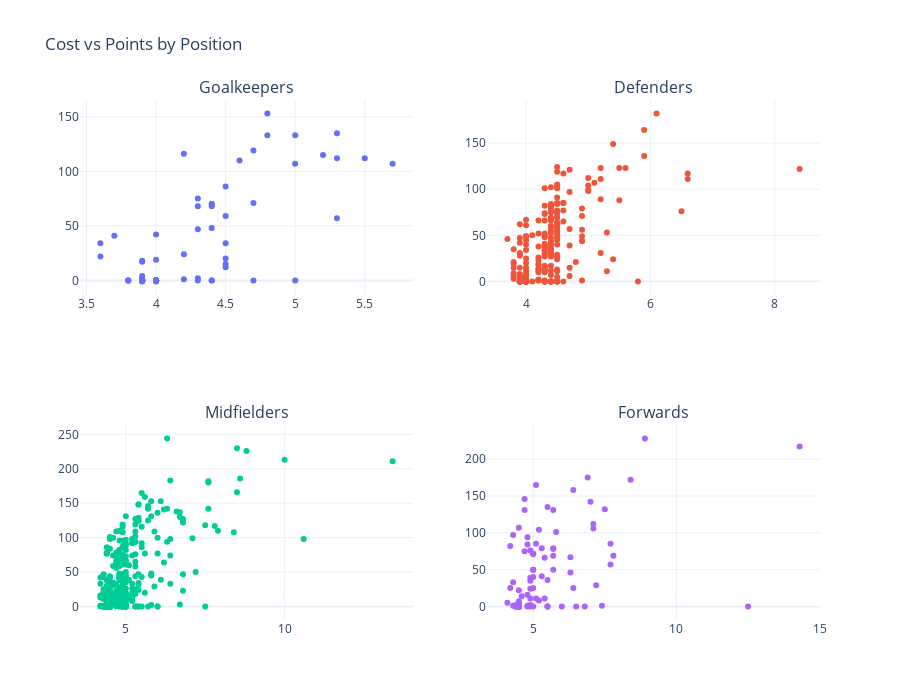

The cell this chart's notebook holds for it:
### Markdown cell above
On the chart above every dot represents a player, the more the point is to the right the higher is the player's value, the higher the dot is the higher the number of points, and the color represents positions of the players (see the legend above the chart).

It's obvious that the midfielders and forwards cost than players in other two positions. Spending above 8 almost certainly gets you at least 100 points, while there is a big difference when spending between 5.5 and 8. Picking the right players in that range could be where the users with best ranking make the difference.

The distribution of dots for every position shows that in lower ranges of value for each positions, spending additional budget should get you more points, but as the player values rise, you get certainty that the player will not go below certain threshold, not necessarily more points.

In order to determine where the budget can be saved in each of the position, looking at chart like the one above by position will help.

### Code cell
fig = make_subplots(rows=2, cols=2,
                    subplot_titles=("Goalkeepers", "Defenders", "Midfielders", "Forwards"))

trace1 = go.Scatter(x=goalkeepers['now_cost'], 
                    y=goalkeepers['total_points'], 
                    mode='markers',
                    name='Goalkeepers')
fig.add_trace(trace1, row=1, col=1)

trace2 = go.Scatter(x=defenders['now_cost'], 
                    y=defenders['total_points'], 
                    mode='markers',
                    name='Defenders')
fig.add_trace(trace2, row=1, col=2)

trace3 = go.Scatter(x=midfielders['now_cost'], 
                    y=midfielders['total_points'], 
                    mode='markers',
                    name='Midfielders')
fig.add_trace(trace3, row=2, col=1)

trace4 = go.Scatter(x=forwards['now_cost'], 
                    y=forwards['total_points'], 
                    mode='markers',
                    name='Forwards')
fig.add_trace(trace4, row=2, col=2)

fig.update_layout(
    title_text="Cost vs Points by Position",
    showlegend=False,
    template='plotly_white',
    height=700
)

### Figure 1 — Plotly figure (JSON) as saved in the notebook; plotly's stock layout.template omitted (floating-point values rounded to 4 significant figures; data arrays with more than 128 entries replaced by an {"elided": "..."} marker saying what was removed)
{"data": [{"mode": "markers", "name": "Goalkeepers", "type": "scatter", "x": [4.5, 4, 5.3, 4, 5.2, 3.9, 4, 4, 4, 4, 4, 3.9, 4, 4.6, 3.9, 4, 4.3, 4, 3.9, 4, 4.7, 3.9, 4, 4, 3.9, 4, 4, 4.4, 3.9, 4.3, 4, 3.9, 4.4, 4.5, 5, 4, 4, 3.9, 4, 4.7, 4, 4, 4.4, 4.3, 3.9, 3.9, 4.4, 4.8, 3.9, 3.9, 4, 4.8, 3.9, 4, 3.8, 5.7, 3.6, 4, 4, 4, 4.2, 4, 4.5, 4.4, 3.8, 5.5, 3.6, 3.9, 3.9, 5, 4, 3.9, 4, 4, 4.3, 3.9, 5.3, 3.9, 3.7, 3.9, 4.3, 3.9, 4.5, 4.5, 3.9, 4, 4.4, 4.5, 3.9, 3.8, 4.7, 5.3, 3.9, 4.2, 4.2, 4, 3.9, 3.9, 5, 4], "xaxis": "x", "y": [20, 0, 135, 0, 115, 17, 0, 0, 0, 0, 0, 0, 0, 110, 0, 19, 2, 0, 0, 0, 119, 4, 0, 0, 0, 0, 42, 68, 0, 47, 0, 0, 70, 59, 0, -1, 0, 0, 0, 71, 0, 0, 0, 68, 1, 0, 48, 153, 0, 0, 0, 133, -1, 0, 0, 107, 34, 0, 0, 0, 1, 0, 86, 0, 0, 112, 22, 0, 0, 133, 0, 0, 0, 0, 75, 0, 57, 1, 41, 0, 0, 0, 12, 34, 0, 0, 70, 15, 0, 0, 0, 112, 0, 116, 24, 0, 18, 0, 107, 0], "yaxis": "y"}, {"mode": "markers", "name": "Defenders", "type": "scatter", "x": {"elided": "278 float values"}, "xaxis": "x2", "y": {"elided": "278 int values"}, "yaxis": "y2"}, {"mode": "markers", "name": "Midfielders", "type": "scatter", "x": {"elided": "374 float values"}, "xaxis": "x3", "y": {"elided": "374 int values"}, "yaxis": "y3"}, {"mode": "markers", "name": "Forwards", "type": "scatter", "x": [4.4, 7.7, 5, 4.9, 5, 8.9, 5, 4.6, 4.5, 6.9, 5, 4.5, 7.7, 5.7, 4.9, 4.5, 5.7, 5.2, 5.5, 5.7, 4.4, 4.5, 4.7, 4.9, 5.3, 5.5, 5, 5.1, 6.5, 6.8, 7, 7.2, 4.5, 4.5, 4.5, 4.5, 5.3, 5.1, 4.5, 4.5, 4.5, 4.5, 5.8, 4.5, 4.8, 4.5, 5.7, 4.9, 7.4, 4.3, 4.5, 5, 4.5, 7.5, 7.1, 4.5, 4.3, 4.8, 4.5, 4.7, 4.5, 4.8, 4.5, 4.5, 4.3, 4.9, 4.5, 6.4, 14.3, 6.4, 4.4, 7.1, 4.5, 4.5, 8.4, 7.8, 4.5, 4.4, 6.3, 4.8, 4.5, 4.4, 4.7, 5, 4.5, 4.5, 4.5, 4.2, 4.9, 4.8, 5.4, 5.5, 4.2, 5.1, 4.5, 4.4, 4.5, 12.5, 4.5, 5.4, 4.5, 6.3, 5.7, 5.5, 4.1, 6, 4.5, 5.2, 4.9, 5.5, 4.5, 4.5, 4.5], "xaxis": "x4", "y": [0, 85, 71, 0, 50, 228, 0, 14, 107, 175, 40, 0, 57, 131, 76, 0, 69, 104, 0, 79, 0, 2, 75, 2, 41, 0, 50, 85, 0, 0, 142, 29, 2, 2, 0, 0, 79, 165, 0, 0, 0, 0, 101, 0, 16, 1, 50, 35, 1, 97, 22, 72, 0, 132, 106, 0, 1, 94, 0, 146, 0, 84, 0, 0, 33, 39, 0, 158, 217, 25, 0, 112, 0, 3, 172, 69, 1, 1, 67, 0, 0, 0, 131, 25, 0, 0, 4, 82, 11, 1, 66, 0, 25, 11, 0, 2, 0, 0, 4, 11, 2, 46, 78, 36, 5, 0, 0, 8, 24, 135, 7, 5, 0], "yaxis": "y4"}], "layout": {"annotations": [{"font": {"size": 16}, "showarrow": false, "text": "Goalkeepers", "x": 0.225, "xanchor": "center", "xref": "paper", "y": 1, "yanchor": "bottom", "yref": "paper"}, {"font": {"size": 16}, "showarrow": false, "text": "Defenders", "x": 0.775, "xanchor": "center", "xref": "paper", "y": 1, "yanchor": "bottom", "yref": "paper"}, {"font": {"size": 16}, "showarrow": false, "text": "Midfielders", "x": 0.225, "xanchor": "center", "xref": "paper", "y": 0.375, "yanchor": "bottom", "yref": "paper"}, {"font": {"size": 16}, "showarrow": false, "text": "Forwards", "x": 0.775, "xanchor": "center", "xref": "paper", "y": 0.375, "yanchor": "bottom", "yref": "paper"}], "height": 700, "showlegend": false, "title": {"text": "Cost vs Points by Position"}, "xaxis": {"anchor": "y", "domain": [0, 0.45]}, "xaxis2": {"anchor": "y2", "domain": [0.55, 1]}, "xaxis3": {"anchor": "y3", "domain": [0, 0.45]}, "xaxis4": {"anchor": "y4", "domain": [0.55, 1]}, "yaxis": {"anchor": "x", "domain": [0.625, 1]}, "yaxis2": {"anchor": "x2", "domain": [0.625, 1]}, "yaxis3": {"anchor": "x3", "domain": [0, 0.375]}, "yaxis4": {"anchor": "x4", "domain": [0, 0.375]}}}
